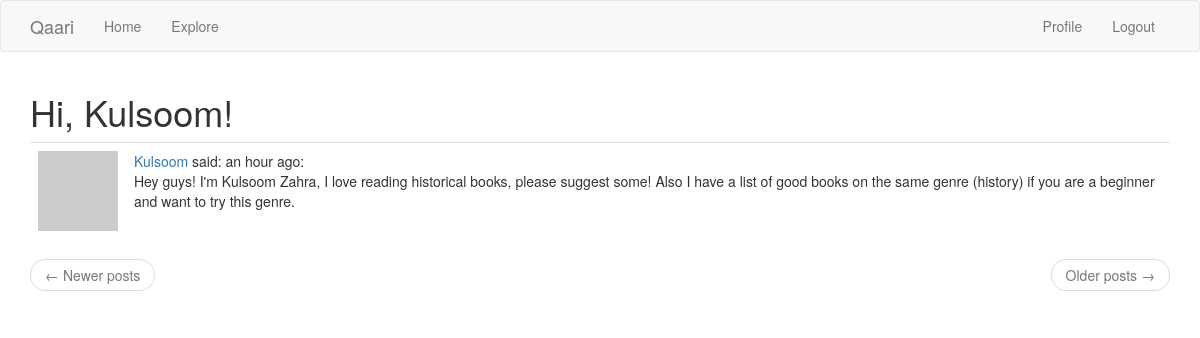
Page /explore (signed in) on the committed database.
### app/models.py (models this page shows, shortened)
class User(UserMixin, db.Model):
    id = db.Column(db.Integer, primary_key=True)
    username = db.Column(db.String(64), index=True, unique=True)
    email = db.Column(db.String(120), index=True, unique=True)
    password_hash = db.Column(db.String(128))
    about_me = db.Column(db.String(140))
    last_seem = db.Column(db.DateTime, default=datetime.utcnow)
    posts = db.relationship('Post', backref='author', lazy='dynamic')
    followed = db.relationship(
        'User', secondary=followers,
        primaryjoin=(followers.c.follower_id == id),
        secondaryjoin=(followers.c.followed_id == id),
        backref=db.backref('followers', lazy='dynamic'), lazy='dynamic')
    def avatar(self, size):
        digest = md5(self.email.lower().encode('utf-8')).hexdigest()
        return 'https://www.gravatar.com/avatar/{}?d=identicon&s={}'.format(
            digest, size)

class Post(db.Model):
    id = db.Column(db.Integer, primary_key=True)
    body = db.Column(db.String(140))
    timestamp = db.Column(db.DateTime, index=True, default=datetime.utcnow)
    user_id = db.Column(db.Integer, db.ForeignKey('user.id'))

### app/main/routes.py (the view)
@bp.route('/explore')
@login_required
def explore():
    page = request.args.get('page', 1, type=int)
    posts = Post.query.order_by(Post.timestamp.desc()).paginate(
        page, current_app.config['POSTS_PER_PAGE'], False)
    next_url = url_for('main.explore', page=posts.next_num) \
        if posts.has_next else None
    prev_url = url_for('main.explore', page=posts.prev_num) \
        if posts.has_prev else None
    return render_template('index.html', title=('Explore'),
                           posts=posts.items, next_url=next_url,
                           prev_url=prev_url)

### app/main/routes.py (called while the page is built)
@bp.before_app_request
def before_request():
    if current_user.is_authenticated:
        current_user.last_seen = datetime.utcnow()
        db.session.commit()

### app/models.py (called while the page is built)
@login.user_loader
def load_user(id):
    return User.query.get(int(id))

### app/templates/index.html (shortened to what this page needs)
{% extends "base.html" %}
{% import 'bootstrap/wtf.html' as wtf %}
{% block app_content %}
    <h1>Hi, {{ current_user.username }}!</h1>
    {% for post in posts %}
        {% include '_post.html' %}
    {% endfor %}
    <nav aria-label="...">
        <ul class="pager">
            <li class="previous{% if not prev_url %} disabled{% endif %}">
                <a href="{{ prev_url or '#' }}">
                    <span aria-hidden="true">&larr;</span> Newer posts
                </a>
            </li>
            <li class="next{% if not next_url %} disabled{% endif %}">
                <a href="{{ next_url or '#' }}">
                    Older posts <span aria-hidden="true">&rarr;</span>
                </a>
            </li>
        </ul>
    </nav>
{% endblock %}

### app/templates/_post.html
    <table class="table table-hover">
        <tr>
            <td width="70px">
                <a href="{{ url_for('main.user', username=post.author.username) }}">
                    <img src="{{ post.author.avatar(70) }}" />
                </a>
            </td>
            <td>
                <a href="{{ url_for('main.user', username=post.author.username) }}">
                    {{ post.author.username }}
                </a>
                said: {{ moment(post.timestamp).fromNow() }}:
                <br>
                <span id="post{{ post.id }}">{{ post.body }}</span>
            </td>
        </tr>
    </table>

### rows in the picture
User: username "Kulsoom"
Post: author.username "Kulsoom", timestamp "an hour ago", body "Hey guys! I'm Kulsoom Zahra, I love reading historical books, please suggest some! Also I have a list of good books on the same genre (history) if you are a beginner and want to try this genre."
